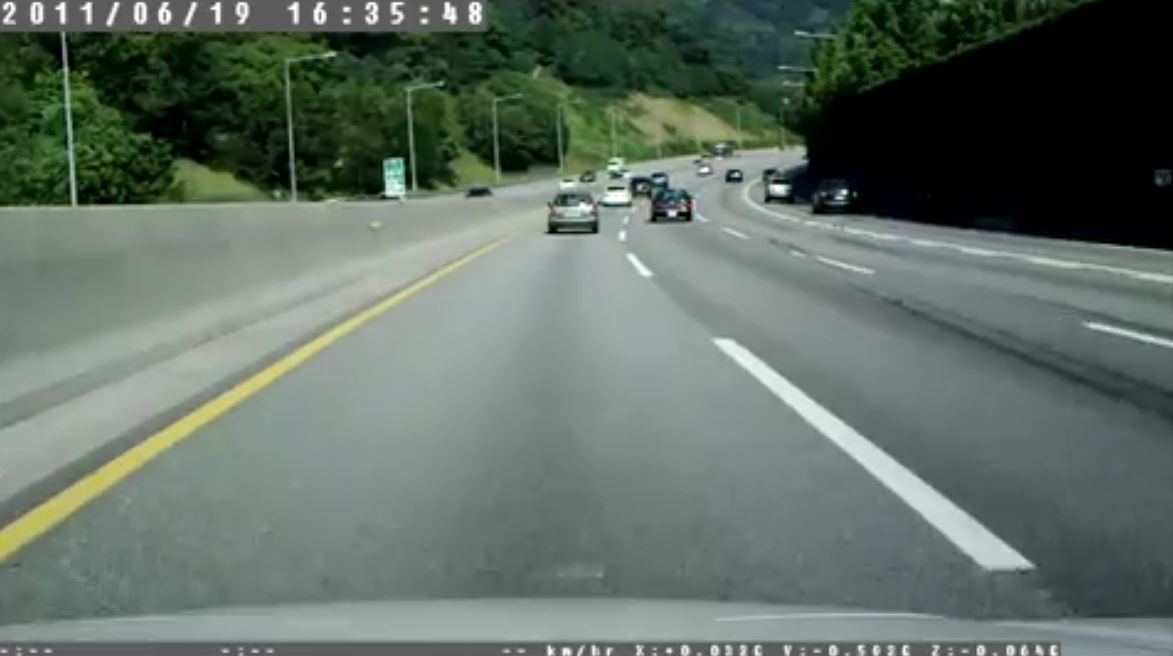
//> input picture lane_detection/sample_image/sample_image3.jpg, 1173 x 656 px
$ ./image   (built with g++ and OpenCV 4)
//> lines starting //> are read from the running program, lines starting //| are printed output that depends on the picture; after the words box and inside, x2 and y2 are one past the last pixel; in counts of white or black regions, pixels touching at a corner belong together
#include <opencv2/core.hpp>
#include <opencv2/imgcodecs.hpp>
#include <opencv2/highgui.hpp>
#include <opencv2/opencv.hpp>

#include <iostream>
#include <cstdlib>


using namespace cv;
using namespace std;


int main( int argc, char** argv )
{
	String imageName("C:/image/sample_image3.jpg"); // by default
	if (argc > 1)
	{
		imageName = argv[1];
	}

	Mat COLOR_image;
	Mat GRAY_image;


	COLOR_image = imread(imageName, IMREAD_COLOR); // Read the file
//> COLOR_image is the input picture: 656 rows x 1173 cols, CV_8UC3; mean B, G, R 101.3, 111, 97.2
	GRAY_image = imread(imageName, IMREAD_GRAYSCALE);
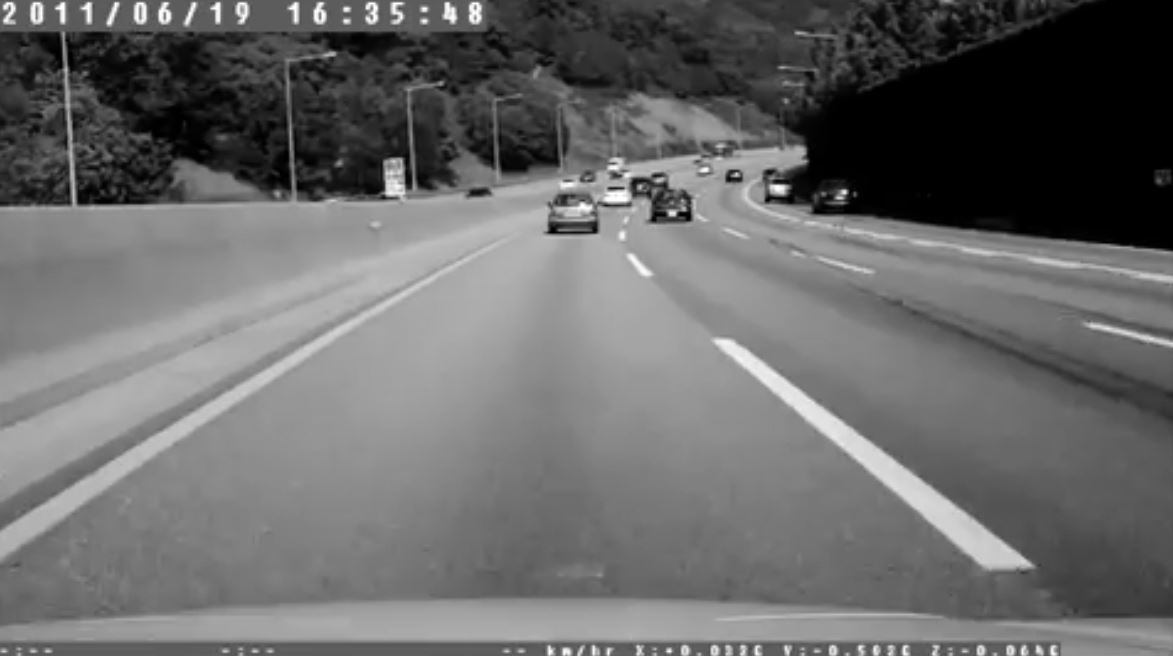
//> GRAY_image: 656 rows x 1173 cols, CV_8UC1; min 0, max 255, mean 105.7


	if (COLOR_image.empty() && GRAY_image.empty())                  // Check for invalid input
	{
		cout << "Could not open or find the image" << std::endl;
		return -1;
	}

	Mat COLOR_resize_image;
	Mat resize_image;
	Mat ROI_image;

	int Horizontal = 480, vertical = 480;

	resize(COLOR_image, COLOR_resize_image, Size(Horizontal, vertical));
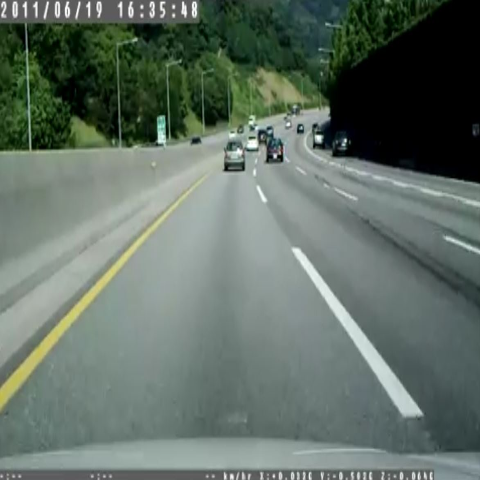
//> COLOR_resize_image: 480 rows x 480 cols, CV_8UC3; mean B, G, R 101.2, 110.9, 97.1
	resize(GRAY_image, resize_image, Size(Horizontal, vertical));
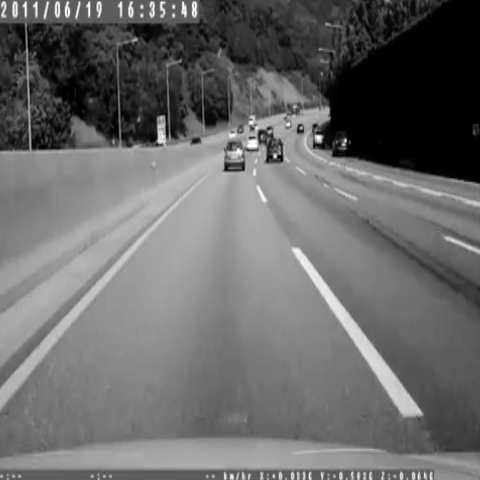
//> resize_image: 480 rows x 480 cols, CV_8UC1; min 0, max 255, mean 105.6
	ROI_image = resize_image(Rect(0, vertical*0.4, Horizontal, vertical*0.6));
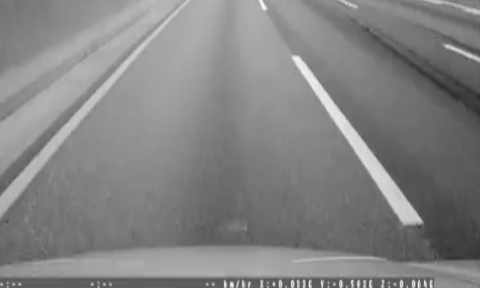
//> ROI_image: 288 rows x 480 cols, CV_8UC1; min 41, max 249, mean 131.2


	Mat COLOR_edges;
	Mat GRAY_edges;
	Mat GRAY_edges2;


	//Canny(COLOR_image, COLOR_edges, 50, 100);
	Canny(ROI_image, GRAY_edges, 50, 120);
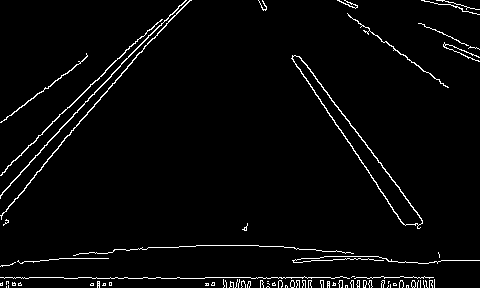
//> GRAY_edges: 288 rows x 480 cols, CV_8UC1; 3% white in thin lines or dots
	//Canny(GRAY_image, GRAY_edges2, 50, 210);

	float angle, x1, y1, x2, y2;
	//float fx1, fy1, fx2, fy2;

	vector<Vec4i> lines;
	//vector<Vec4i> Filter_lines;
	HoughLinesP(GRAY_edges, lines, 1, CV_PI / 180, 30, 10, 20);
//> lines = 58 lines (x1, y1, x2, y2), first 8: [0, 277, 179, 277], [299, 56, 421, 218], [0, 196, 92, 94], [7, 166, 149, 29], [36, 172, 186, 0], [205, 285, 434, 285], [291, 58, 403, 224], [64, 278, 204, 278]


	//검출한 직선을 영상에 그려줍니다.
	for (int i = 0 ; i < lines.size(); i++)
	{
		Vec4i Line = lines[i];
		// Vec4i fitLines;

		x1 = Line[0];	y1 = Line[1];	x2 = Line[2];	y2 = Line[3];
		angle = (y2 - y1) / (x2 - x1);
		angle = abs(angle);
		angle *= 45;

		if (angle < 50)
		{
			lines[i] = NULL;
		}

		Line = lines[i];
		line(COLOR_resize_image, Point(Line[0], Line[1]+ vertical * 0.4), Point(Line[2], Line[3]+ vertical * 0.4),
			Scalar(0, 0, 255), 2);


		//fitLine(lines, fitLines,
		//	CV_DIST_L2, // 거리 유형
		//	0,   // L2 거리를 사용하지 않음
		//	0.01, 0.01); // 정확도
		//fx1 = fitLines[0];	fy1 = fitLines[1];	fx2 = fitLines[2];	fy2 = fitLines[3];
		//line(COLOR_resize_image, Point(fitLines[0], fitLines[1] + vertical * 0.4), Point(fitLines[2], fitLines[3] + vertical * 0.6),
		//	Scalar(0, 0, 255), 5, 10);


	}
//> this loop made 58 passes
//> (x1, y1, x2, y2, angle) on passes 1, 3, 4, 6, 8, 9, 10, 11, 12, 13, 14, 15: (0, 277, 179, 277, 0), (0, 196, 92, 94, 49.89), (7, 166, 149, 29, 43.42), (205, 285, 434, 285, 0), (64, 278, 204, 278, 0), (2, 173, 42, 134, 43.88), (345, 258, 386, 258, 0), (307, 278, 424, 276, 0.769), (206, 284, 434, 284, 0), (294, 248, 350, 252, 3.21), (205, 283, 434, 283, 0), (259, 246, 294, 247, 1.29)
//> (x1, y1, x2, y2, angle) on passes 2, 5, 7, 17, 19, 25: (299, 56, 421, 218, 59.75), (36, 172, 186, 0, 51.6), (291, 58, 403, 224, 66.7), (26, 185, 173, 16, 51.73), (61, 142, 149, 41, 51.65), (1, 216, 26, 187, 52.2)
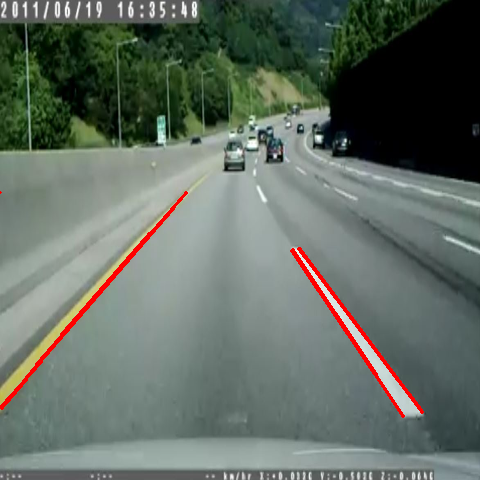
//> COLOR_resize_image: 480 rows x 480 cols, CV_8UC3; 1.28% of pixels changed, all inside (x1, y1, x2, y2) = (0, 191, 424, 418)
//> after the loop, angle = 6.75

	imshow("COLOR_resize_image", COLOR_resize_image);
	//imshow("COLOR_edges", COLOR_edges);
	imshow("GRAY_edges", GRAY_edges);
	//imshow("GRAY_edges2", GRAY_edges2);
	imshow("resize_image", resize_image);
	///imshow("ROI_image", ROI_image);

	waitKey(0); // Wait for a keystroke in the window

	return 0;
}

$ run again, with lane_detection/sample_image/sample_image2.JPG copied over lane_detection/sample_image/sample_image3.jpg
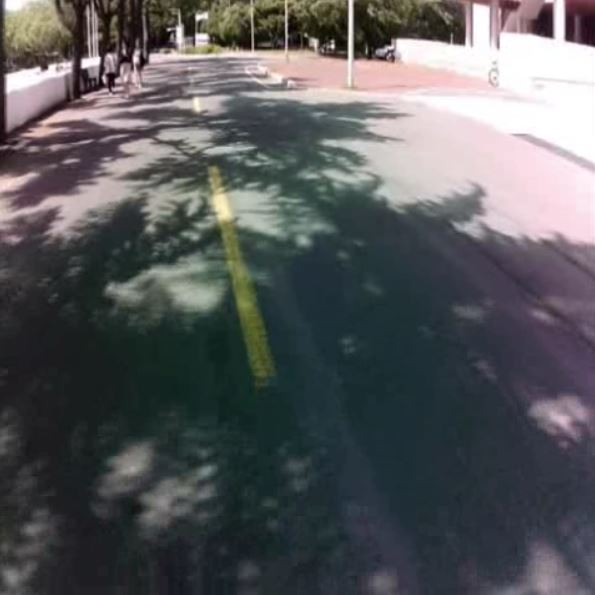
//> input picture lane_detection/sample_image/sample_image2.JPG, 595 x 595 px
//> COLOR_image is the input picture: 595 rows x 595 cols, CV_8UC3; mean B, G, R 91.2, 89.2, 88.1
//> `Canny(ROI_image, GRAY_edges, 50, 120);`:
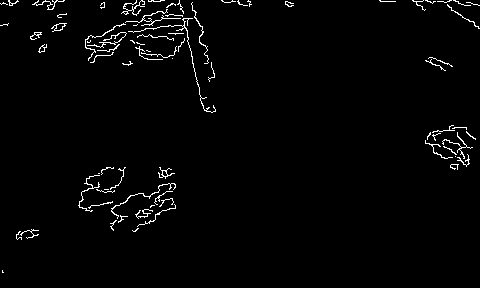
//> GRAY_edges: 288 rows x 480 cols, CV_8UC1; 1.9% white in thin lines or dots
//> lines = 46 lines (x1, y1, x2, y2), first 8: [8, 1, 63, 1], [380, 1, 427, 0], [1, 4, 54, 4], [111, 35, 197, 20], [85, 46, 203, 31], [179, 0, 204, 110], [238, 3, 249, 3], [416, 2, 458, 1]
//> the loop `for (int i = 0 ; i < lines.size(); i++)` made 46 passes
//> (x1, y1, x2, y2, angle) on passes 1, 2, 3, 4, 5, 7, 8, 9: (8, 1, 63, 1, 0), (380, 1, 427, 0, 0.957), (1, 4, 54, 4, 0), (111, 35, 197, 20, 7.85), (85, 46, 203, 31, 5.72), (238, 3, 249, 3, 0), (416, 2, 458, 1, 1.07), (135, 25, 194, 10, 11.44)
//> after the loop `for (int i = 0 ; i < lines.size(); i++)`:
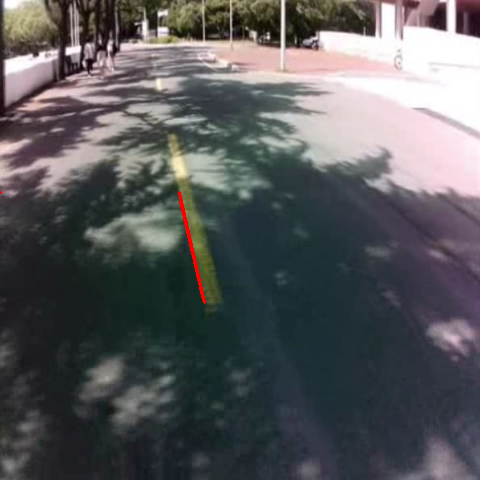
//> COLOR_resize_image: 480 rows x 480 cols, CV_8UC3; mean B, G, R 91, 89, 88.4
//> after the loop `for (int i = 0 ; i < lines.size(); i++)`: angle = 3.75

$ run again, with lane_detection/sample_image/sample_image.jpg copied over lane_detection/sample_image/sample_image3.jpg
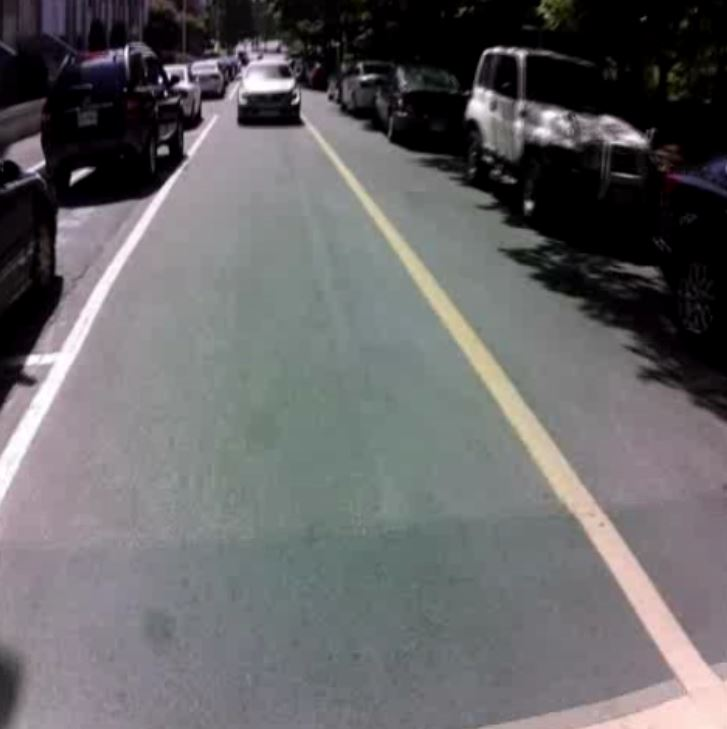
//> input picture lane_detection/sample_image/sample_image.jpg, 727 x 729 px
//> COLOR_image is the input picture: 729 rows x 727 cols, CV_8UC3; mean B, G, R 102.7, 101, 101.9
//> `Canny(ROI_image, GRAY_edges, 50, 120);`:
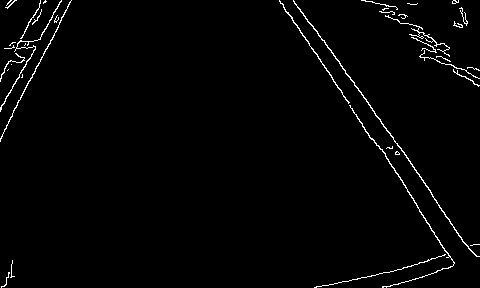
//> GRAY_edges: 288 rows x 480 cols, CV_8UC1; 1.7% white in thin lines or dots
//> lines = 20 lines (x1, y1, x2, y2), first 8: [312, 25, 397, 145], [380, 119, 465, 244], [279, 0, 416, 203], [0, 139, 71, 0], [0, 111, 61, 0], [414, 202, 454, 262], [1, 74, 40, 3], [314, 287, 411, 266]
//> the loop `for (int i = 0 ; i < lines.size(); i++)` made 20 passes
//> (x1, y1, x2, y2, angle) on passes 1, 2, 3, 4, 5, 6, 7, 9: (312, 25, 397, 145, 63.53), (380, 119, 465, 244, 66.18), (279, 0, 416, 203, 66.68), (0, 139, 71, 0, 88.1), (0, 111, 61, 0, 81.89), (414, 202, 454, 262, 67.5), (1, 74, 40, 3, 81.92), (400, 147, 471, 251, 65.92)
//> after the loop `for (int i = 0 ; i < lines.size(); i++)`:
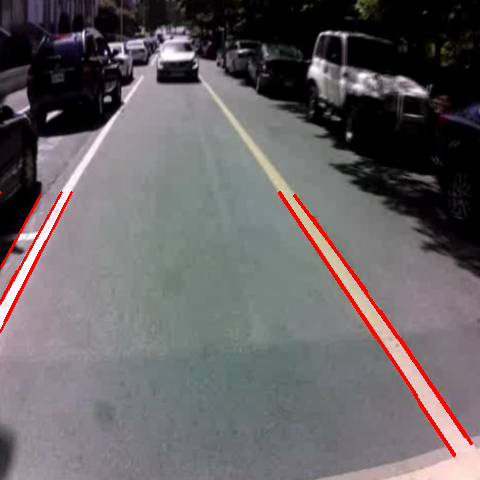
//> COLOR_resize_image: 480 rows x 480 cols, CV_8UC3; mean B, G, R 100.2, 98.4, 103
//> after the loop `for (int i = 0 ; i < lines.size(); i++)`: angle = 66.8

$ run again, with lane_detection/sample_image/shadow.JPG copied over lane_detection/sample_image/sample_image3.jpg
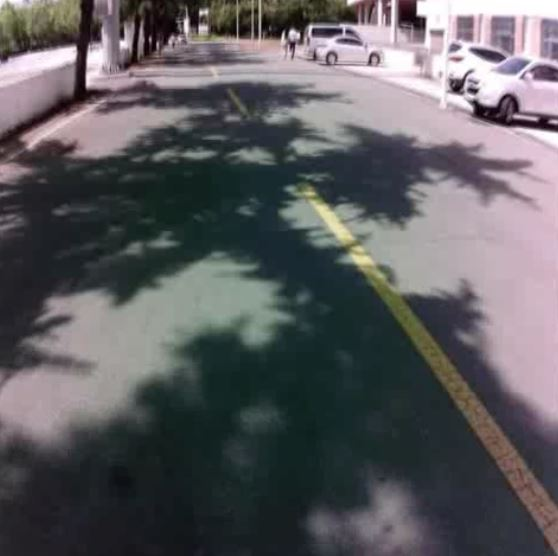
//> input picture lane_detection/sample_image/shadow.JPG, 558 x 556 px
//> COLOR_image is the input picture: 556 rows x 558 cols, CV_8UC3; mean B, G, R 95.5, 92.3, 93.3
//> `Canny(ROI_image, GRAY_edges, 50, 120);`:
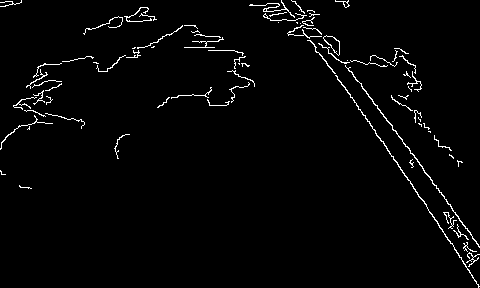
//> GRAY_edges: 288 rows x 480 cols, CV_8UC1; 2.3% white in thin lines or dots
//> lines = 53 lines (x1, y1, x2, y2), first 8: [377, 105, 479, 246], [293, 15, 437, 221], [339, 54, 479, 247], [281, 0, 327, 65], [307, 11, 337, 59], [427, 207, 479, 286], [347, 68, 404, 58], [279, 20, 314, 14]
//> the loop `for (int i = 0 ; i < lines.size(); i++)` made 53 passes
//> (x1, y1, x2, y2, angle) on passes 7 to 14: (347, 68, 404, 58, 7.89), (279, 20, 314, 14, 7.71), (167, 98, 254, 84, 7.24), (38, 66, 91, 56, 8.49), (119, 58, 169, 35, 20.7), (18, 102, 61, 84, 18.84), (112, 18, 134, 21, 6.14), (391, 95, 458, 162, 45)
//> after the loop `for (int i = 0 ; i < lines.size(); i++)`:
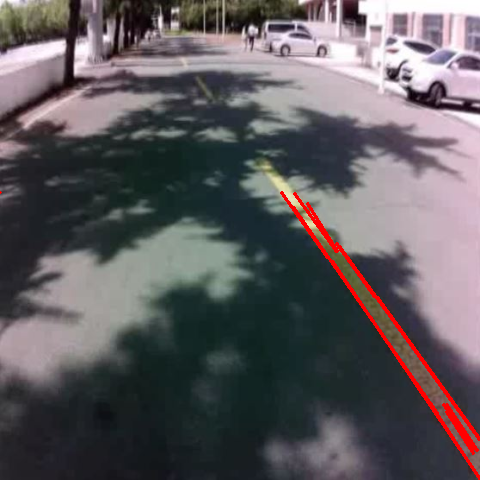
//> COLOR_resize_image: 480 rows x 480 cols, CV_8UC3; mean B, G, R 94.3, 91, 95.3
//> after the loop `for (int i = 0 ; i < lines.size(); i++)`: angle = 9.2
